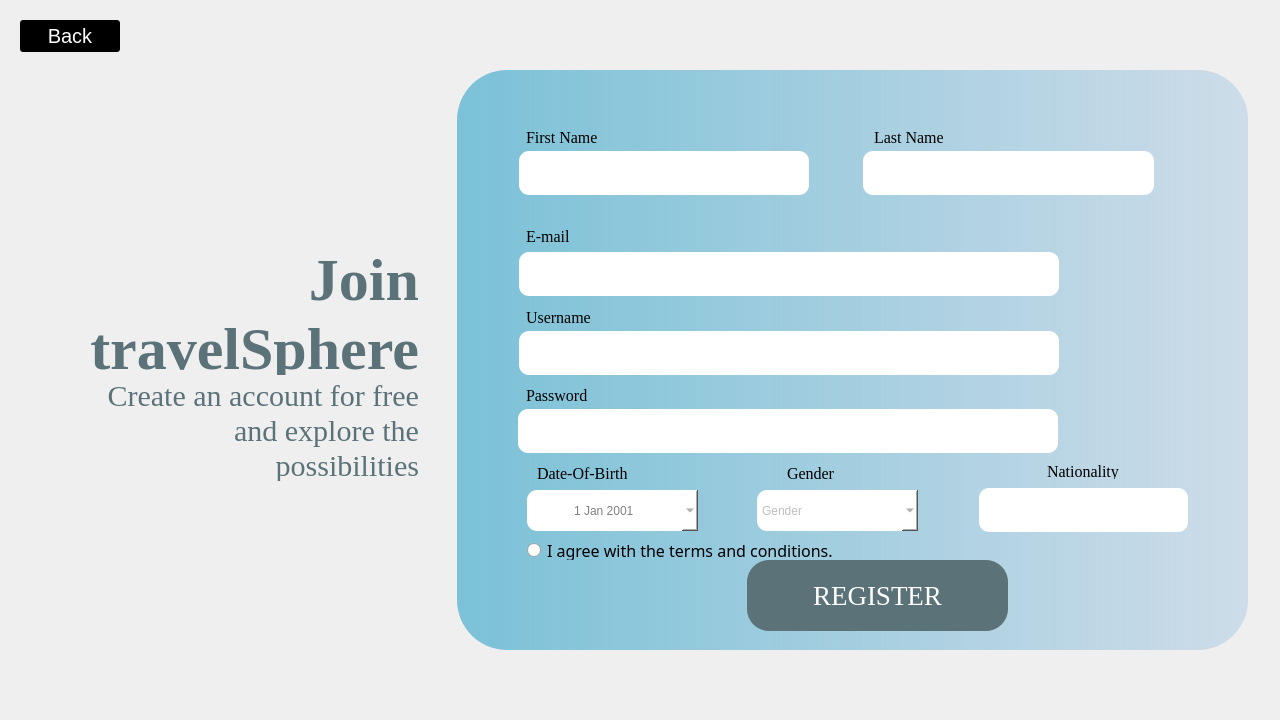
<?xml version="1.0" encoding="UTF-8"?>
<ui version="4.0">
 <class>registerpage</class>
 <widget class="QDialog" name="registerpage">
  <property name="geometry">
   <rect>
    <x>0</x>
    <y>0</y>
    <width>1280</width>
    <height>720</height>
   </rect>
  </property>
  <property name="windowTitle">
   <string>Dialog</string>
  </property>
  <property name="styleSheet">
   <string notr="true">#registerpage{
background-image:url(&quot;//Users/shashinoorghimire/Qt/projects/travelSphere/images/background&quot;);
}
*{
font-family:&quot;Times New Roman&quot;;
}
.QLineEdit{
border-radius:10px;
}</string>
  </property>
  <widget class="QLabel" name="label_5">
   <property name="geometry">
    <rect>
     <x>0</x>
     <y>70</y>
     <width>331</width>
     <height>91</height>
    </rect>
   </property>
   <property name="styleSheet">
    <string notr="true">*{
background-image:url(&quot;/Users/shashinoorghimire/Qt/projects/travelSphere/images/logo-login.png&quot;);
}</string>
   </property>
   <property name="text">
    <string/>
   </property>
  </widget>
  <widget class="QFrame" name="frame">
   <property name="geometry">
    <rect>
     <x>457</x>
     <y>70</y>
     <width>791</width>
     <height>580</height>
    </rect>
   </property>
   <property name="styleSheet">
    <string notr="true">#frame{
	background-color: qlineargradient(spread:pad, x1:0, y1:0, x2:1, y2:0, stop:0 rgba(123, 193, 215, 1), stop:1 rgba(126, 174, 218, 75));
border-radius:50px;
}
#QLineEdit{
border-radius:10px;
}</string>
   </property>
   <property name="frameShape">
    <enum>QFrame::StyledPanel</enum>
   </property>
   <property name="frameShadow">
    <enum>QFrame::Raised</enum>
   </property>
   <widget class="QLineEdit" name="lineEdit_6">
    <property name="geometry">
     <rect>
      <x>62</x>
      <y>81</y>
      <width>290</width>
      <height>44</height>
     </rect>
    </property>
    <property name="font">
     <font>
      <family>Times New Roman</family>
      <pointsize>25</pointsize>
     </font>
    </property>
    <property name="styleSheet">
     <string notr="true">*{
background-color:white;
border-radius:10px;
color:black;
}</string>
    </property>
   </widget>
   <widget class="QLineEdit" name="lineEdit_5">
    <property name="geometry">
     <rect>
      <x>406</x>
      <y>81</y>
      <width>291</width>
      <height>44</height>
     </rect>
    </property>
    <property name="font">
     <font>
      <family>Times New Roman</family>
      <pointsize>25</pointsize>
     </font>
    </property>
    <property name="styleSheet">
     <string notr="true">*{
background-color:white;
border-radius:10px;
color:black;
}</string>
    </property>
   </widget>
   <widget class="QLineEdit" name="lineEdit_7">
    <property name="geometry">
     <rect>
      <x>62</x>
      <y>182</y>
      <width>540</width>
      <height>44</height>
     </rect>
    </property>
    <property name="font">
     <font>
      <family>Times New Roman</family>
      <pointsize>25</pointsize>
     </font>
    </property>
    <property name="styleSheet">
     <string notr="true">*{
background-color:white;
border-radius:10px;
color:black;
}</string>
    </property>
   </widget>
   <widget class="QLineEdit" name="lineEdit_8">
    <property name="geometry">
     <rect>
      <x>62</x>
      <y>261</y>
      <width>540</width>
      <height>44</height>
     </rect>
    </property>
    <property name="font">
     <font>
      <family>Times New Roman</family>
      <pointsize>25</pointsize>
     </font>
    </property>
    <property name="styleSheet">
     <string notr="true">*{
background-color:white;
border-radius:10px;
color:black;
}</string>
    </property>
   </widget>
   <widget class="QLineEdit" name="lineEdit_4">
    <property name="geometry">
     <rect>
      <x>61</x>
      <y>339</y>
      <width>540</width>
      <height>44</height>
     </rect>
    </property>
    <property name="font">
     <font>
      <family>Times New Roman</family>
      <pointsize>25</pointsize>
     </font>
    </property>
    <property name="styleSheet">
     <string notr="true">*{
background-color:white;
border-radius:10px;
color:black;
}</string>
    </property>
    <property name="echoMode">
     <enum>QLineEdit::Password</enum>
    </property>
   </widget>
   <widget class="QLabel" name="label_2">
    <property name="geometry">
     <rect>
      <x>69</x>
      <y>57</y>
      <width>81</width>
      <height>21</height>
     </rect>
    </property>
    <property name="font">
     <font>
      <family>Times New Roman</family>
      <pointsize>-1</pointsize>
     </font>
    </property>
    <property name="styleSheet">
     <string notr="true">*{
color:black;
font-size:16px;
}</string>
    </property>
    <property name="text">
     <string>First Name</string>
    </property>
   </widget>
   <widget class="QLabel" name="label_8">
    <property name="geometry">
     <rect>
      <x>69</x>
      <y>158</y>
      <width>51</width>
      <height>16</height>
     </rect>
    </property>
    <property name="font">
     <font>
      <family>Times New Roman</family>
      <pointsize>-1</pointsize>
     </font>
    </property>
    <property name="styleSheet">
     <string notr="true">*{
color:black;
font-size:16px;
}</string>
    </property>
    <property name="text">
     <string>E-mail</string>
    </property>
   </widget>
   <widget class="QLabel" name="label_3">
    <property name="geometry">
     <rect>
      <x>417</x>
      <y>57</y>
      <width>81</width>
      <height>21</height>
     </rect>
    </property>
    <property name="font">
     <font>
      <family>Times New Roman</family>
      <pointsize>-1</pointsize>
     </font>
    </property>
    <property name="styleSheet">
     <string notr="true">*{
color:black;
font-size:16px;
}</string>
    </property>
    <property name="text">
     <string>Last Name</string>
    </property>
   </widget>
   <widget class="QLabel" name="label_9">
    <property name="geometry">
     <rect>
      <x>69</x>
      <y>237</y>
      <width>81</width>
      <height>21</height>
     </rect>
    </property>
    <property name="font">
     <font>
      <family>Times New Roman</family>
      <pointsize>-1</pointsize>
     </font>
    </property>
    <property name="styleSheet">
     <string notr="true">*{
color:black;
font-size:16px;
}</string>
    </property>
    <property name="text">
     <string>Username</string>
    </property>
   </widget>
   <widget class="QLabel" name="label_10">
    <property name="geometry">
     <rect>
      <x>69</x>
      <y>315</y>
      <width>71</width>
      <height>21</height>
     </rect>
    </property>
    <property name="font">
     <font>
      <family>Times New Roman</family>
      <pointsize>-1</pointsize>
     </font>
    </property>
    <property name="styleSheet">
     <string notr="true">*{
color:black;
font-size:16px;
}</string>
    </property>
    <property name="text">
     <string>Password</string>
    </property>
   </widget>
   <widget class="QLabel" name="label_11">
    <property name="geometry">
     <rect>
      <x>80</x>
      <y>393</y>
      <width>101</width>
      <height>21</height>
     </rect>
    </property>
    <property name="font">
     <font>
      <family>Times New Roman</family>
      <pointsize>-1</pointsize>
     </font>
    </property>
    <property name="styleSheet">
     <string notr="true">*{
color:black;
font-size:16px;
}</string>
    </property>
    <property name="text">
     <string>Date-Of-Birth</string>
    </property>
   </widget>
   <widget class="QLabel" name="label_12">
    <property name="geometry">
     <rect>
      <x>330</x>
      <y>393</y>
      <width>61</width>
      <height>21</height>
     </rect>
    </property>
    <property name="font">
     <font>
      <family>Times New Roman</family>
      <pointsize>-1</pointsize>
     </font>
    </property>
    <property name="styleSheet">
     <string notr="true">*{
color:black;
font-size:16px;
}</string>
    </property>
    <property name="text">
     <string>Gender</string>
    </property>
   </widget>
   <widget class="QLabel" name="label_13">
    <property name="geometry">
     <rect>
      <x>590</x>
      <y>393</y>
      <width>81</width>
      <height>16</height>
     </rect>
    </property>
    <property name="font">
     <font>
      <family>Times New Roman</family>
      <pointsize>-1</pointsize>
     </font>
    </property>
    <property name="styleSheet">
     <string notr="true">*{
color:black;
font-size:16px;
}</string>
    </property>
    <property name="text">
     <string>Nationality</string>
    </property>
   </widget>
   <widget class="QLineEdit" name="lineEdit_2">
    <property name="geometry">
     <rect>
      <x>522</x>
      <y>418</y>
      <width>209</width>
      <height>44</height>
     </rect>
    </property>
    <property name="font">
     <font>
      <family>Times New Roman</family>
      <pointsize>25</pointsize>
     </font>
    </property>
    <property name="styleSheet">
     <string notr="true">*{
background-color:white;
border-radius:10px;
color:black;
}</string>
    </property>
   </widget>
   <widget class="QPushButton" name="pushButton">
    <property name="geometry">
     <rect>
      <x>290</x>
      <y>490</y>
      <width>261</width>
      <height>71</height>
     </rect>
    </property>
    <property name="font">
     <font>
      <family>Times New Roman</family>
      <pointsize>20</pointsize>
     </font>
    </property>
    <property name="cursor">
     <cursorShape>PointingHandCursor</cursorShape>
    </property>
    <property name="styleSheet">
     <string notr="true">*{
border-radius:22px;
background-color:#5B7279;
color:white;
padding: 10px;
}</string>
    </property>
    <property name="text">
     <string>REGISTER</string>
    </property>
   </widget>
   <widget class="QRadioButton" name="radioButton">
    <property name="geometry">
     <rect>
      <x>70</x>
      <y>470</y>
      <width>441</width>
      <height>20</height>
     </rect>
    </property>
    <property name="styleSheet">
     <string notr="true">*{
font-family:futura;
font-size:16px;
color:black;
}</string>
    </property>
    <property name="text">
     <string>I agree with the terms and conditions.</string>
    </property>
   </widget>
   <widget class="QDateEdit" name="dateEdit">
    <property name="geometry">
     <rect>
      <x>70</x>
      <y>420</y>
      <width>171</width>
      <height>41</height>
     </rect>
    </property>
    <property name="contextMenuPolicy">
     <enum>Qt::DefaultContextMenu</enum>
    </property>
    <property name="acceptDrops">
     <bool>true</bool>
    </property>
    <property name="styleSheet">
     <string notr="true">background-color:white;
color:grey;
border-radius:10px;</string>
    </property>
    <property name="wrapping">
     <bool>true</bool>
    </property>
    <property name="frame">
     <bool>true</bool>
    </property>
    <property name="alignment">
     <set>Qt::AlignCenter</set>
    </property>
    <property name="readOnly">
     <bool>false</bool>
    </property>
    <property name="buttonSymbols">
     <enum>QAbstractSpinBox::NoButtons</enum>
    </property>
    <property name="correctionMode">
     <enum>QAbstractSpinBox::CorrectToPreviousValue</enum>
    </property>
    <property name="calendarPopup">
     <bool>true</bool>
    </property>
    <property name="date">
     <date>
      <year>2001</year>
      <month>1</month>
      <day>1</day>
     </date>
    </property>
   </widget>
   <widget class="QComboBox" name="comboBox">
    <property name="geometry">
     <rect>
      <x>300</x>
      <y>420</y>
      <width>161</width>
      <height>41</height>
     </rect>
    </property>
    <property name="acceptDrops">
     <bool>true</bool>
    </property>
    <property name="autoFillBackground">
     <bool>false</bool>
    </property>
    <property name="styleSheet">
     <string notr="true">color:grey;
background-color:white;
border-radius:10px;
</string>
    </property>
    <property name="editable">
     <bool>false</bool>
    </property>
    <property name="currentText">
     <string comment="Gender"/>
    </property>
    <property name="currentIndex">
     <number>-1</number>
    </property>
    <property name="placeholderText">
     <string>Gender</string>
    </property>
    <property name="duplicatesEnabled">
     <bool>false</bool>
    </property>
    <property name="frame">
     <bool>true</bool>
    </property>
    <item>
     <property name="text">
      <string>Male</string>
     </property>
     <property name="icon">
      <iconset theme="document-print">
       <normaloff>.</normaloff>.</iconset>
     </property>
    </item>
    <item>
     <property name="text">
      <string>Female</string>
     </property>
    </item>
    <item>
     <property name="text">
      <string>Prefer Not Say</string>
     </property>
    </item>
    <item>
     <property name="text">
      <string>Others</string>
     </property>
    </item>
   </widget>
  </widget>
  <widget class="QLabel" name="label_4">
   <property name="geometry">
    <rect>
     <x>41</x>
     <y>252</y>
     <width>378</width>
     <height>123</height>
    </rect>
   </property>
   <property name="font">
    <font>
     <family>Times New Roman</family>
     <pointsize>-1</pointsize>
     <bold>true</bold>
    </font>
   </property>
   <property name="layoutDirection">
    <enum>Qt::RightToLeft</enum>
   </property>
   <property name="styleSheet">
    <string notr="true">*{
color:#5B7279;
font-size:60px;
font-weight:bold;
}</string>
   </property>
   <property name="text">
    <string>Join     
travelSphere</string>
   </property>
   <property name="alignment">
    <set>Qt::AlignRight|Qt::AlignTrailing|Qt::AlignVCenter</set>
   </property>
  </widget>
  <widget class="QLabel" name="label_7">
   <property name="geometry">
    <rect>
     <x>40</x>
     <y>380</y>
     <width>379</width>
     <height>101</height>
    </rect>
   </property>
   <property name="font">
    <font>
     <family>Times New Roman</family>
     <pointsize>-1</pointsize>
     <bold>false</bold>
    </font>
   </property>
   <property name="layoutDirection">
    <enum>Qt::RightToLeft</enum>
   </property>
   <property name="styleSheet">
    <string notr="true">*{
color:#5B7279;
font-size:30px;
}</string>
   </property>
   <property name="text">
    <string>Create an account for free 
 and explore the 
possibilities</string>
   </property>
   <property name="alignment">
    <set>Qt::AlignRight|Qt::AlignTrailing|Qt::AlignVCenter</set>
   </property>
  </widget>
  <widget class="QPushButton" name="pushButton_2">
   <property name="geometry">
    <rect>
     <x>20</x>
     <y>20</y>
     <width>100</width>
     <height>32</height>
    </rect>
   </property>
   <property name="styleSheet">
    <string notr="true">#pushButton_2{
border-radius:3px;
background:#B3F4D4;
color:#5B7279;
font-size:20px;
color:white;
background:black;

}

#pushButton_2:hover{
color:black;
background:white;
}</string>
   </property>
   <property name="text">
    <string>Back</string>
   </property>
  </widget>
 </widget>
 <resources/>
 <connections/>
</ui>
